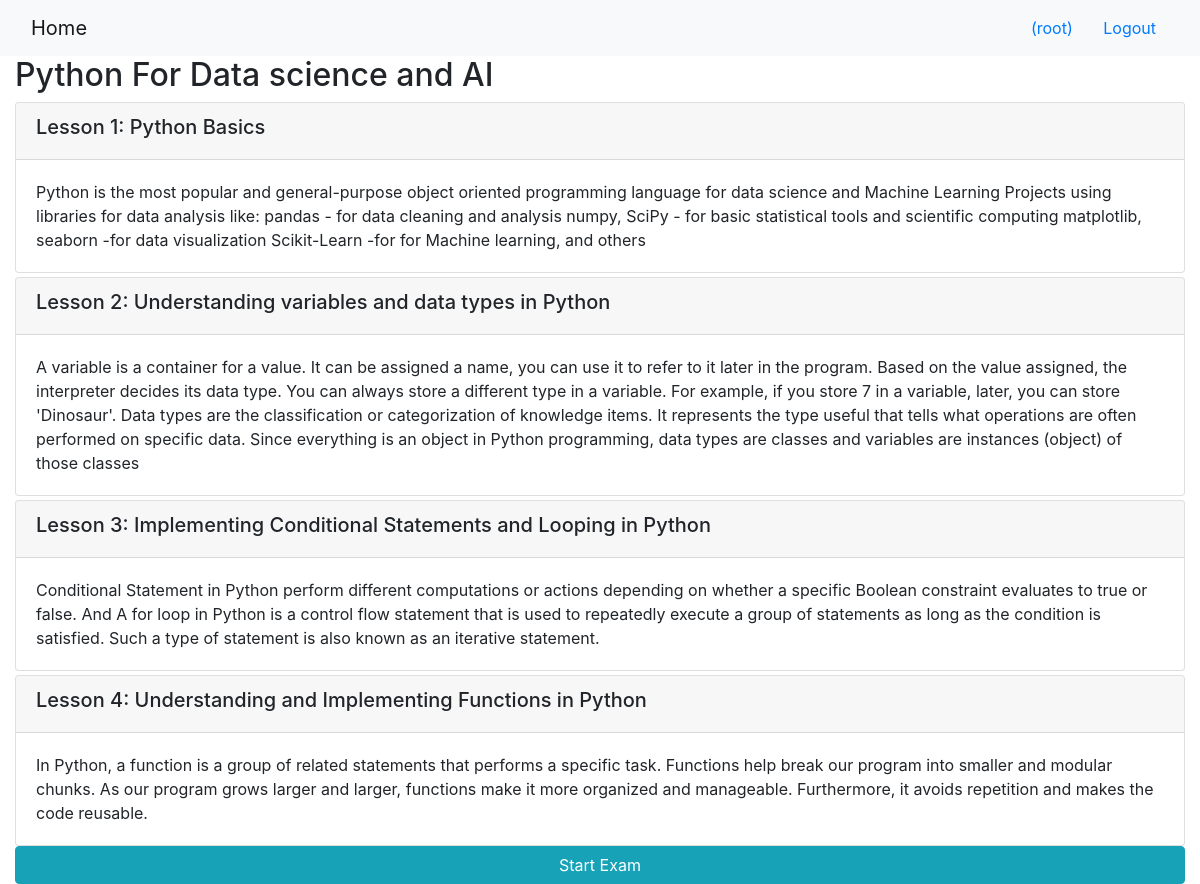
The app's page /onlinecourse/2/ (signed in) with its own data.
### onlinecourse/models.py (models this page shows, shortened)
class Course(models.Model):
    name = models.CharField(null=False, max_length=30, default='online course')
    image = models.ImageField(upload_to='course_images/')
    description = models.CharField(max_length=1000)
    pub_date = models.DateField(null=True)
    instructors = models.ManyToManyField(Instructor)
    users = models.ManyToManyField(settings.AUTH_USER_MODEL, through='Enrollment')
    total_enrollment = models.IntegerField(default=0)
    is_enrolled = False

class Lesson(models.Model):
    title = models.CharField(max_length=200, default="title")
    order = models.IntegerField(default=0)
    course = models.ForeignKey(Course, on_delete=models.CASCADE)
    content = models.TextField()

### onlinecourse/views.py (the view)
# urls.py: path('<int:pk>/', views.CourseDetailView.as_view(), name='course_details'),
class CourseDetailView(generic.DetailView):
    model = Course
    template_name = 'onlinecourse/course_detail_bootstrap.html'

### onlinecourse/templates/onlinecourse/course_detail_bootstrap.html (shortened to what this page needs)
<!DOCTYPE html>
<html lang="en">
<head>
     {% load static %}
    <link rel="stylesheet" href="https://maxcdn.bootstrapcdn.com/bootstrap/4.5.2/css/bootstrap.min.css">
</head>
<body>
    <nav class="navbar navbar-light bg-light">
        <div class="container-fluid">
            <div class="navbar-header">
                  <a class="navbar-brand" href="{% url 'onlinecourse:index' %}">Home</a>
            </div>
            <ul class="nav navbar-nav navbar-right">
                {% if user.is_authenticated %}
                <li>
                    <a class="btn btn-link" href="#">{{ user.first_name }}({{ user.username }})</a>
                    <a class="btn btn-link" href="{% url 'onlinecourse:logout' %}">Logout</a>
                </li>
                {% endif %}
            </ul>
        </div>
    </nav>
    <div class="container-fluid">
            <h2>{{ course.name }}</h2>
            <div class="card-columns-vertical">
                {% for lesson in course.lesson_set.all %}
                    <div class="card mt-1">
                        <div class="card-header"><h5>Lesson {{lesson.order|add:1}}: {{lesson.title}}</h5></div>
                        <div class="card-body">{{lesson.content}}</div>
                    </div>
                {% endfor %}
            </div>
            <button data-toggle="collapse" data-target="#exam"
                 class="btn btn-info" role="button" style="width:100%">
                Start Exam</button>
    </div>
</body>
</html>

### records on screen
Course: name "Python For Data science and AI"
Lesson: order|add "1", title "Python Basics", content "Python is the most popular and general-purpose object oriented programming language for data science and Machine Learning Projects using libraries for data analysis like: pandas - for data cleaning and analysis numpy, SciPy - for basic statistical tools and scientific computing matplotlib, seaborn -for data visualization Scikit-Learn -for for Machine learning, and others"
Lesson: order|add "2", title "Understanding variables and data types in Python", content "A variable is a container for a value. It can be assigned a name, you can use it to refer to it later in the program. Based on the value assigned, the interpreter decides its data type. You can always store a different type in a variable. For example, if you store 7 in a variable, later, you can store 'Dinosaur'. Data types are the classification or categorization of knowledge items. It represents the type useful that tells what operations are often performed on specific data. Since everything is an object in Python programming, data types are classes and variables are instances (object) of those classes"
Lesson: order|add "3", title "Implementing Conditional Statements and Looping in Python", content "Conditional Statement in Python perform different computations or actions depending on whether a specific Boolean constraint evaluates to true or false. And A for loop in Python is a control flow statement that is used to repeatedly execute a group of statements as long as the condition is satisfied. Such a type of statement is also known as an iterative statement."
Lesson: order|add "4", title "Understanding and Implementing Functions in Python", content "In Python, a function is a group of related statements that performs a specific task. Functions help break our program into smaller and modular chunks. As our program grows larger and larger, functions make it more organized and manageable. Furthermore, it avoids repetition and makes the code reusable."

### other values on screen
{{ user.username }} "root"
